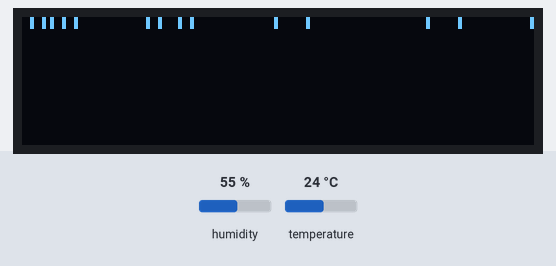
The program below on a simulated Raspberry Pi (BCM pin numbers) with a GrovePi. On the bench: 128×32 one-colour display. The test bench sets the inputs (shaded band); at power-on: humidity 55 %, temperature 24 °C. Library files of the repository ran but are not shown: grove_oled.py; what the program prints to the terminal is not drawn.

Above: at 2.05 s.
At 2.8 s:
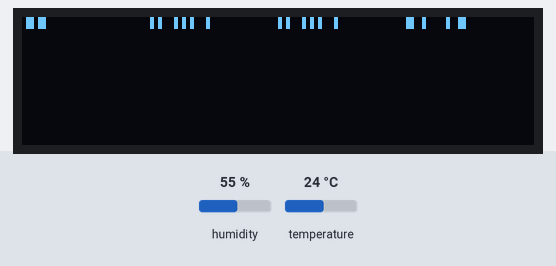
2.9 s: humidity set to 22 %
At 3.9 s:
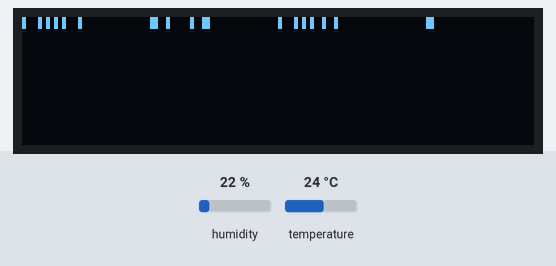
5.6 s: temperature set to 12 °C
8.7 s: humidity set to 40 %
11.8 s: humidity set to 68 %
Timing chart, 0 to 14.8 s (numbered marks = the images above; inputs shaded):
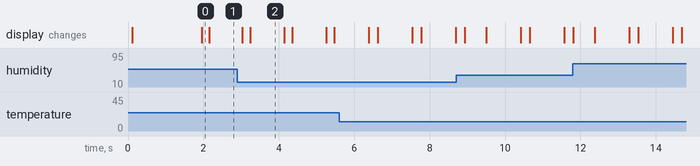

The program:

home_temp_hum_display.py
```python
# home_temp_hum_display.py.py
#
# This is an project for using the Grove OLED Display and the Grove DHT Sensor from the GrovePi starter kit
#
# In this project, the Temperature and humidity from the DHT sensor is printed on the DHT sensor
'''
The MIT License (MIT)

GrovePi for the Raspberry Pi: an open source platform for connecting Grove Sensors to the Raspberry Pi.
Copyright (C) 2015  Dexter Industries

Permission is hereby granted, free of charge, to any person obtaining a copy
of this software and associated documentation files (the "Software"), to deal
in the Software without restriction, including without limitation the rights
to use, copy, modify, merge, publish, distribute, sublicense, and/or sell
copies of the Software, and to permit persons to whom the Software is
furnished to do so, subject to the following conditions:

The above copyright notice and this permission notice shall be included in
all copies or substantial portions of the Software.

THE SOFTWARE IS PROVIDED "AS IS", WITHOUT WARRANTY OF ANY KIND, EXPRESS OR
IMPLIED, INCLUDING BUT NOT LIMITED TO THE WARRANTIES OF MERCHANTABILITY,
FITNESS FOR A PARTICULAR PURPOSE AND NONINFRINGEMENT. IN NO EVENT SHALL THE
AUTHORS OR COPYRIGHT HOLDERS BE LIABLE FOR ANY CLAIM, DAMAGES OR OTHER
LIABILITY, WHETHER IN AN ACTION OF CONTRACT, TORT OR OTHERWISE, ARISING FROM,
OUT OF OR IN CONNECTION WITH THE SOFTWARE OR THE USE OR OTHER DEALINGS IN
THE SOFTWARE.
'''

from grovepi import *
from grove_oled import *

dht_sensor_port = 7		# Connect the DHt sensor to port 7

#Start and initialize the OLED
oled_init()
oled_clearDisplay()
oled_setNormalDisplay()
oled_setVerticalMode()
time.sleep(.1)

while True:
	try:
		[ temp,hum ] = dht(dht_sensor_port,1)		#Get the temperature and Humidity from the DHT sensor
		print "temp =", temp, "C\thumidity =", hum,"%"
		t = str(temp)
		h = str(hum)

		oled_setTextXY(0,1)			#Print "WEATHER" at line 1
		oled_putString("WEATHER")

		oled_setTextXY(2,0)			#Print "TEMP" and the temperature in line 3
		oled_putString("Temp:")
		oled_putString(t+'C')

		oled_setTextXY(3,0)			#Print "HUM :" and the humidity in line 4
		oled_putString("Hum :")
		oled_putString(h+"%")
	except (IOError,TypeError) as e:
		print "Error"
```

Measured:
- after the input at 2.9 s, the display: first differs from a run without the input after 0.35 s (image 2)
- what the display in image 2 shows lasts 0.9 s, from 3.2 s to 4.1 s
